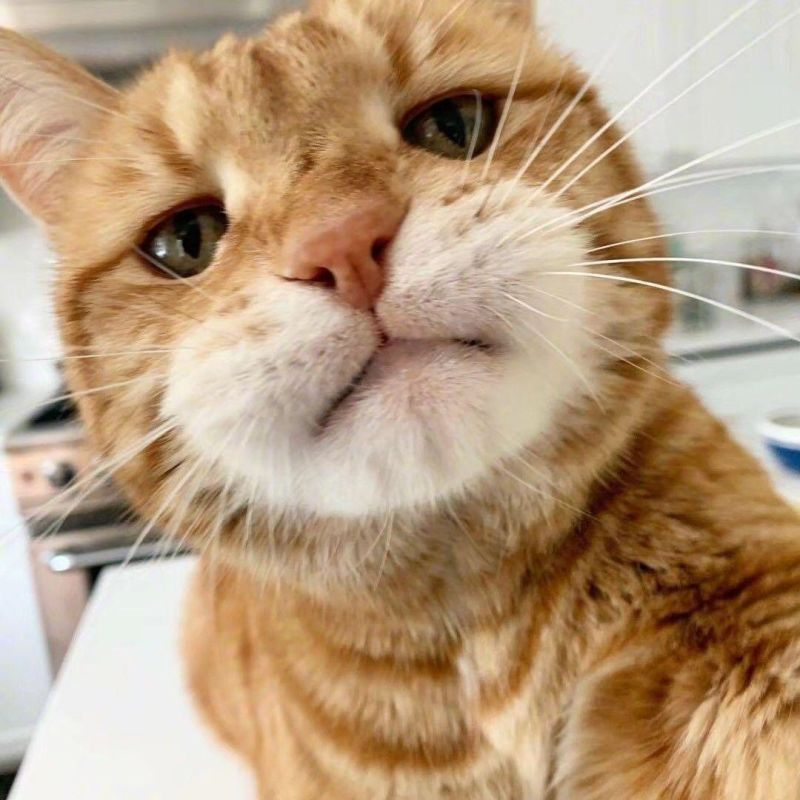
#> input picture pictures/cat.jpg, 800 x 800 px, found by its file name
$ python 4.3.2-rotation.py
#> lines starting #> are read from the running program, lines starting #| are printed output that depends on the picture
# coding: utf-8
import numpy as np
from cv2 import cv2
import matplotlib.pyplot as plt

img = cv2.imread(r'pictures\cat.jpg',0)
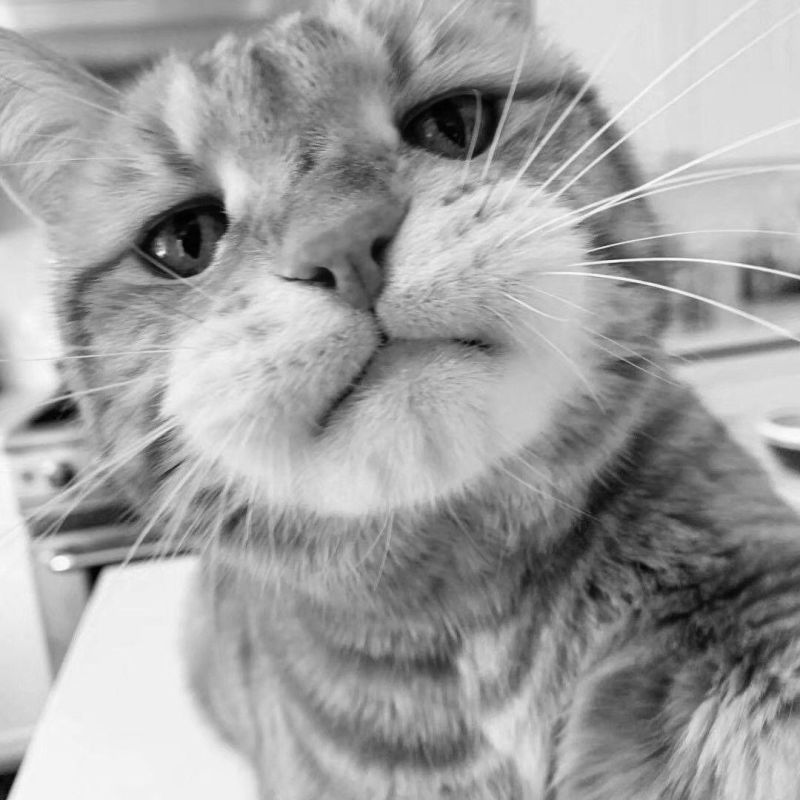
#> img: shape (800, 800); min 0, max 254, mean 161.4
rows,cols = img.shape
#> rows = 800; cols = 800

M = cv2.getRotationMatrix2D((cols/2,rows/2),90,1)
dst = cv2.warpAffine(img,M,(cols,rows))
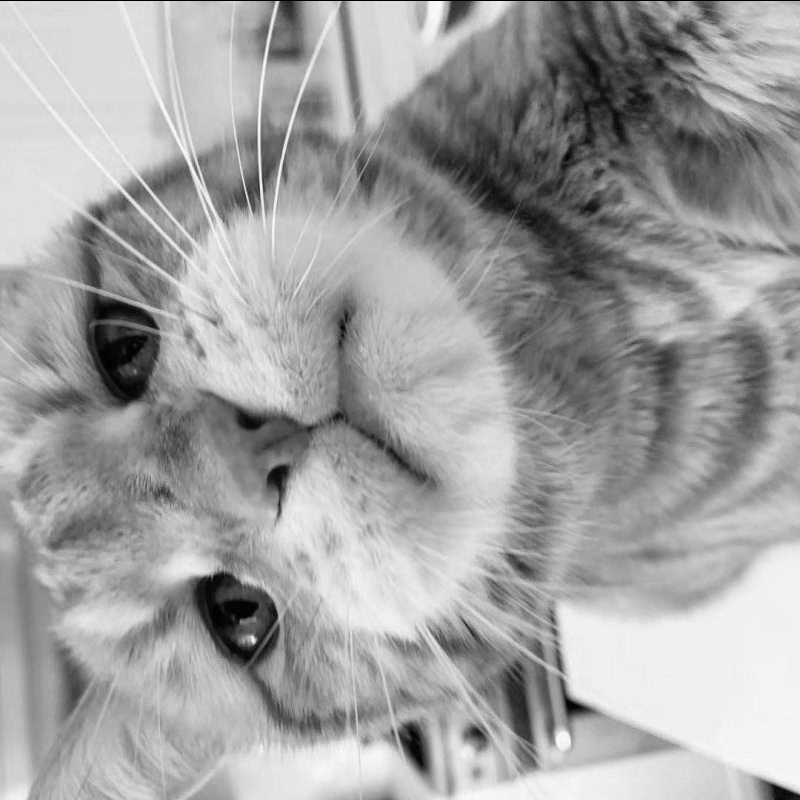
#> dst: shape (800, 800); min 0, max 254, mean 161.1
# 脖子给你打歪来

cv2.imshow("Rotated",dst)
cv2.waitKey(0)
cv2.destroyAllWindows()

# Third argument of the cv2.warpAffine() function is the size of the output image, which should be in the form of (width, height). Remember width = number of columns, and height = number of rows.
